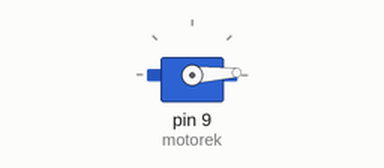
Recording of a sketch running on a simulated Arduino Uno, built with avr-gcc and run on an emulated ATmega328P. On the bench: servo.

Above: at 0.05 s.
At 1.3 s:
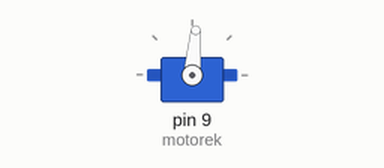
At 2.6 s:
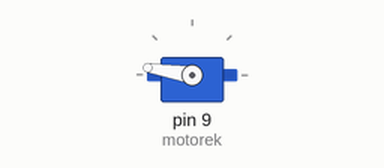
At 5.2 s:
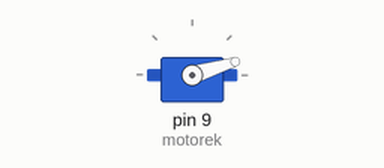
Timing chart, 0 to 7.1 s (numbered marks = the images above):
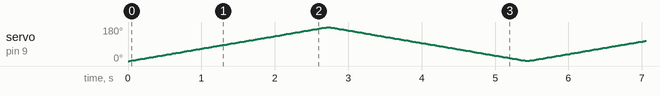

The sketch:

MotorekPlynnyRuchDwieStrony.ino
```cpp
#include <Servo.h>

Servo motorek;

void setup() {
    motorek.attach(9);
}

void loop() {

  for( int kat = 0; kat < 180; kat++) {
    motorek.write(kat);
    delay(15);
  }


  for( int kat = 180; kat > 0; kat--) {
    motorek.write(kat);
    delay(15);
  }

}
```
